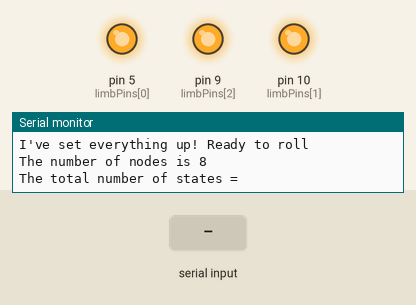
Simulated run of this sketch. Board: Arduino Uno, built with avr-gcc and run on an emulated ATmega328P. On the bench: output pins drawn as LEDs (lit = HIGH), the last lines printed to the serial monitor. The inputs (shaded band) are chosen by the test bench.

Above: at 0.9 s.
1.0 s: "90,45\n" received over Serial
2.5 s: byte 0 (0) received over Serial
4.0 s: "30,150\n" received over Serial
At 11.2 s:
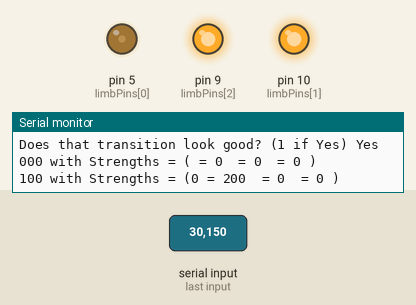
At 13.5 s:
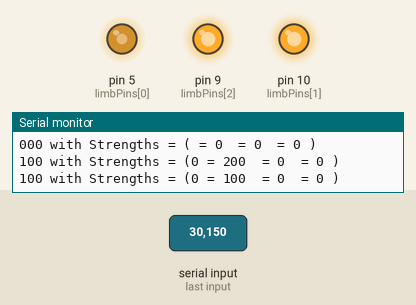
Timing chart, 0 to 17.5 s (numbered marks = the images above; inputs shaded):
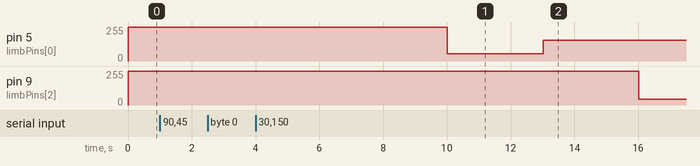

The sketch:

MultiStateTransition.ino
```cpp
//This program is designed to learn the state transition rewards
//author - Vishesh Vikas
//behavior/states = 0 or 1 (binary)
//robot state transition = N States
// State 1  -> State 2 -> State 3 -> State 4 ...
#include <MsTimer2.h>

// ====
// Specifications of a robot
const int noofLimbs = 3;
int limbPins[noofLimbs] = {5,10,9};
int matSize = pow(2,noofLimbs);

// ====
// Timer stats
int timerFreq = 10; //ms
int timerCounter;
int stateTimer;    // I don't know what this does


// ====
// Now the limb specifications
int adjustT[noofLimbs] ={
  120,60,200};

int activeStrength[noofLimbs] = {
  200, 150, 210};
int maintainStrength[noofLimbs] = {
  100, 60, 80};
int cycleT = 3000, cycleCounter = 1;
int restTime;

int noofReps=3, repCounter;

void turnAllOff();

void dec2bin(int dec, int (&bin)[noofLimbs]);
void printState(int (&bin)[noofLimbs]);
void printState(int*);
//void implementState(int (&bin)[noofLimbs]);
void implementState(int (&currentStateBin)[noofLimbs], int (&nextStateBin)[noofLimbs]);

void turnPinOn(int);
void turnPinOff(int);
void maintainPin(int thepin, int strength);

void timerFunc();
//void restFunc();
//int restCounter;

int totalNoofStates, theStatesInt[30], theStatesBin[30][noofLimbs];
int theCurrentStateCounter;
int* currentState;


void setup()
{
  Serial.begin(115200);
  for(int ii=0; ii<noofLimbs; ii++)
  {
    pinMode(limbPins[ii], OUTPUT);
    turnPinOff(limbPins[ii]);

  }
  Serial.println("I've set everything up! Ready to roll");
  Serial.print("The number of nodes is ");
  Serial.println(matSize);
  MsTimer2::set(timerFreq, timerFunc);
  // Input stuff
  int isComplete = 0;
  while(isComplete==0)
  {
    Serial.flush();
    Serial.print("The total number of states = ");
    while(!Serial.available());
    totalNoofStates = Serial.read()-48;
    Serial.println(totalNoofStates);
    theStatesInt[0] = 0;
    dec2bin(theStatesInt[0], theStatesBin[0]);
    for(int ii=1;ii<=totalNoofStates; ii++)
    {
      Serial.print("State "); Serial.print(ii); Serial.print(" : = ");
      while(!Serial.available());
      theStatesInt[ii] = Serial.read()-48;
      dec2bin(theStatesInt[ii], theStatesBin[ii]);
      Serial.print(theStatesInt[ii]);
      Serial.print(" "); printState(&theStatesBin[ii][0]);
      Serial.println("");
    }
    Serial.println("");
    for(int ii=0;ii<=totalNoofStates;ii++)
    {
      printState(&theStatesBin[ii][0]);
      if(ii<(totalNoofStates))
      {
        Serial.print(" to ");
      }
    }
    Serial.println("");
    Serial.print("Does that transition look good? (1 if Yes)");
    while(!Serial.available());
    isComplete = Serial.read()-48;
    if(isComplete==1) {Serial.println(" Yes");}
    else {Serial.println(" No");}
  }
  totalNoofStates = totalNoofStates+1;
  theStatesInt[totalNoofStates] = 0;
  dec2bin(theStatesInt[totalNoofStates], theStatesBin[totalNoofStates]);
//  currentState = theStatesBin[1];

  MsTimer2::start();
  repCounter = 0;


}

void loop()
{
  // Nothing is in the loop function.
  // Everything is done using timer function.
}


void timerFunc()
{
  if(timerCounter==cycleCounter*cycleT)
  {
    implementState(theStatesBin[cycleCounter], theStatesBin[cycleCounter-1]);
    if(cycleCounter==totalNoofStates)
    {
      MsTimer2::stop();
      Serial.println("All done");
//      timerCounter=-timerFreq;
//      cycleCounter=0;
    }
    cycleCounter = cycleCounter+1;
  }

  timerCounter = timerCounter + timerFreq;

}

void implementState(int (&currentStateBin)[noofLimbs], int (&lastStateBin)[noofLimbs])
{
  printState(&currentStateBin[0]);
  Serial.print(" with Strengths = (");
  for(int ii=0; ii<noofLimbs; ii++)
  {
    if(currentStateBin[ii]==0)
    {
      turnPinOff(limbPins[ii]);
      Serial.print(" = 0 ");
    }
    else
    {
      if(currentStateBin[ii] == lastStateBin[ii])
      {
        // Maintain Pin
        maintainPin(limbPins[ii], maintainStrength[ii]);
        Serial.print(ii);
        Serial.print(" = ");
        Serial.print(maintainStrength[ii]);
        Serial.print(" ");
      }
      else
      {
        // Turn on full speed!
        Serial.print(ii);
        Serial.print(" = ");
        Serial.print(activeStrength[ii]);
        Serial.print(" ");
        maintainPin(limbPins[ii], activeStrength[ii]);
      }
    }
  }
  Serial.println(")");
}

//void restFunc()
//{
//  if(restCounter==1)
//  {
//    Serial.println("All rested");
//    MsTimer2::stop();
//    if(repCounter<noofReps)
//    {
//      for(int ii=0; ii<noofLimbs; ii++)
//      {
////        activeT[ii] = activeT[ii] - adjustT[ii];
//        phiT[ii] = phiT[ii] + adjustT[ii];
//      }
//      MsTimer2::set(timerFreq, timerFunc);
//      MsTimer2::start();
//    }
//    restCounter=0;
////    initializeCounters();
//  }
//  restCounter=restCounter+1;
//}
//
//
//void implementState(int (&bin)[noofLimbs])
//{
//  for(int ii=0; ii<noofLimbs; ii++)
//  {
//    if(bin[ii]==0)
//    {
//      turnPinOff(limbPins[ii]);
//    }
//    else
//    {
//      turnPinOn(limbPins[ii]);
//    }
//  }
//}


void printState(int* bin)
{
  for(int ii=0; ii<noofLimbs; ii++)
  {
    Serial.print(bin[ii]);
  }
  //  Serial.println("");
}

void printState(int (&bin)[noofLimbs])
{
  for(int ii=0; ii<noofLimbs; ii++)
  {
    Serial.print(bin[ii]);
  }
  //  Serial.println("");
}

void dec2bin(int dec, int (&bin)[noofLimbs])
{
  for(int ii=0; ii<noofLimbs; ii++)
  {
    //    Serial.println((1<<ii));
    bin[noofLimbs-ii-1] = (dec&(1<<ii))>>ii;
  }
}


void turnAllOff()
{
  for(int ii=0; ii<noofLimbs; ii++)
  {
    //    digitalWrite(limbPins[ii],HIGH);
    turnPinOff(limbPins[ii]);
  }
}
void turnPinOn(int thepin)
{
  //  digitalWrite(thepin, LOW);
  analogWrite(thepin, 0);
}

void maintainPin(int thepin, int strength)
{
  analogWrite(thepin,255-strength);
}

void turnPinOff(int thepin)
{
  analogWrite(thepin,255);
  //  digitalWrite(thepin, HIGH);
}
```

Measured:
- after the input at 4.0 s, pin 5 (limbPins[0]): 255/255 → 55/255 after 6.0 s, → 155/255 3.0 s later; pin 9 (limbPins[2]): 255/255 → 45/255 after 12.0 s
